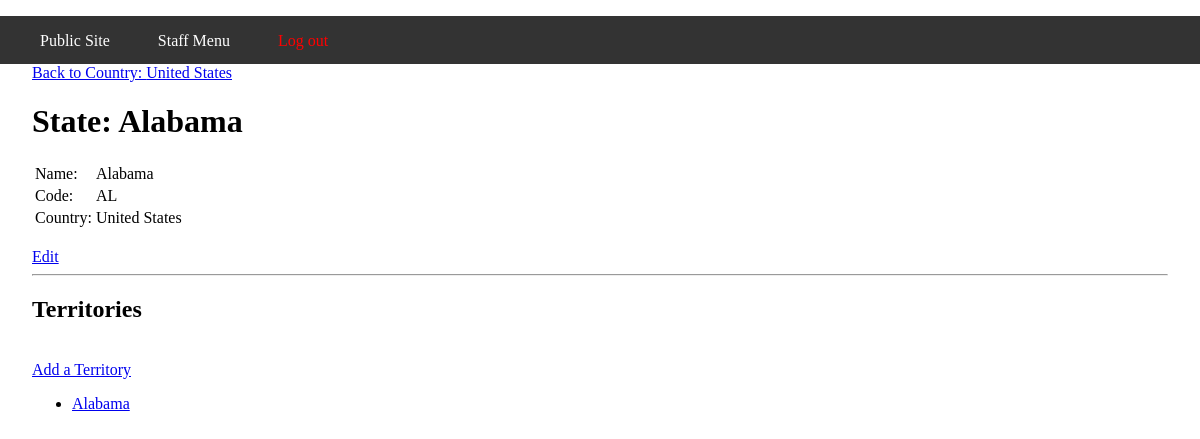
/globitek-3/public/staff/states/show.php?id=1, run on the app's committed database.
### tables this page shows
CREATE TABLE `countries` (
  `id` int(11) NOT NULL AUTO_INCREMENT,
  `name` varchar(255) DEFAULT NULL,
  `code` varchar(255) DEFAULT NULL,
  PRIMARY KEY (`id`)
);

CREATE TABLE `states` (
  `id` int(11) NOT NULL AUTO_INCREMENT,
  `name` varchar(255) DEFAULT NULL,
  `code` varchar(255) DEFAULT NULL,
  `country_id` int(11) DEFAULT NULL,
  PRIMARY KEY (`id`),
  KEY `fk_country_id` (`country_id`)
);

CREATE TABLE `territories` (
  `id` int(11) NOT NULL AUTO_INCREMENT,
  `name` varchar(255) DEFAULT NULL,
  `state_id` int(11) DEFAULT NULL,
  `position` int(11) DEFAULT NULL,
  PRIMARY KEY (`id`),
  KEY `state_id` (`state_id`)
);

### globitek-3/private/database.php (called while the page is built, shortened)
<?php
  function db_query($connection, $sql) {
    $result_set = mysqli_query($connection, $sql);
    return $result_set;
  }
  function db_fetch_assoc($result_set) {
    return mysqli_fetch_assoc($result_set);
  }
  function db_escape($connection, $string) {
    return mysqli_real_escape_string($connection, $string);
  }
?>

### globitek-3/private/query_functions.php (called while the page is built, shortened)
<?php
  function find_country_by_id($id=0) {
    global $db;
    $sql = "SELECT * FROM countries ";
    $sql .= "WHERE id='" . db_escape($db, $id) . "';";
    $country_result = db_query($db, $sql);
    return $country_result;
  }
  function find_state_by_id($id=0) {
    global $db;
    $sql = "SELECT * FROM states ";
    $sql .= "WHERE id='" . db_escape($db, $id) . "';";
    $state_result = db_query($db, $sql);
    return $state_result;
  }
  function find_territories_for_state_id($state_id=0) {
    global $db;
    $sql = "SELECT * FROM territories ";
    $sql .= "WHERE state_id='" . db_escape($db, $state_id) . "' ";
    $sql .= "ORDER BY position ASC;";
    $territory_result = db_query($db, $sql);
    return $territory_result;
  }
?>

### globitek-3/private/functions.php (called while the page is built, shortened)
<?php
  function h($string="") {
    return htmlspecialchars($string);
  }
  function u($string="") {
    return urlencode($string);
  }
?>

### globitek-3/public/staff/states/show.php (the view, shortened to what this page needs)
<?php
$id = $_GET['id'];
$state_result = find_state_by_id($id);
$state = db_fetch_assoc($state_result);
$country_id = $state['country_id'];
$country_result = find_country_by_id($country_id);
$country = db_fetch_assoc($country_result);
?>
<div id="main-content">
  <a href="../countries/show.php?id=<?php echo h($state['country_id']); ?>">Back to Country: <?php echo h($country['name']); ?></a><br />
  <h1>State: <?php echo h($state['name']); ?></h1>
  <?php
    echo "<table id=\"state\">";
    echo "<tr>";
    echo "<td>Name: </td>";
    echo "<td>" . h($state['name']) . "</td>";
    echo "</tr>";
    echo "<tr>";
    echo "<td>Code: </td>";
    echo "<td>" . h($state['code']) . "</td>";
    echo "</tr>";
    echo "<tr>";
    echo "<td>Country: </td>";
    echo "<td>" . h($country['name']) . "</td>";
    echo "</tr>";
    echo "</table>";
?>
    <br />
    <a href="edit.php?id=<?php echo h(u($state['id'])); ?>">Edit</a><br />
    <hr />
    <h2>Territories</h2>
    <br />
    <a href="../territories/new.php?id=<?php echo h(u($state['id'])); ?>">Add a Territory</a><br />
<?php
    $territory_result = find_territories_for_state_id($state['id']);
    echo "<ul id=\"territories\">";
    while($territory = db_fetch_assoc($territory_result)) {
      echo "<li>";
      echo "<a href=\"../territories/show.php?id=" . h(u($territory['id'])) . "\">";
      echo h($territory['name']);
      echo "</a>";
      echo "</li>";
    }
    echo "</ul>";
  ?>
</div>
<?php include(SHARED_PATH . '/footer.php'); ?>

### globitek-3/private/shared/header.php (style rules this page uses)
html, body { margin: 0; padding: 0; height: 100%; width: 100%; }
#main-content { padding: 0 2em; }

### data on the page
countries: name "United States"
states: name "Alabama", code "AL"
territories: name "Alabama"
